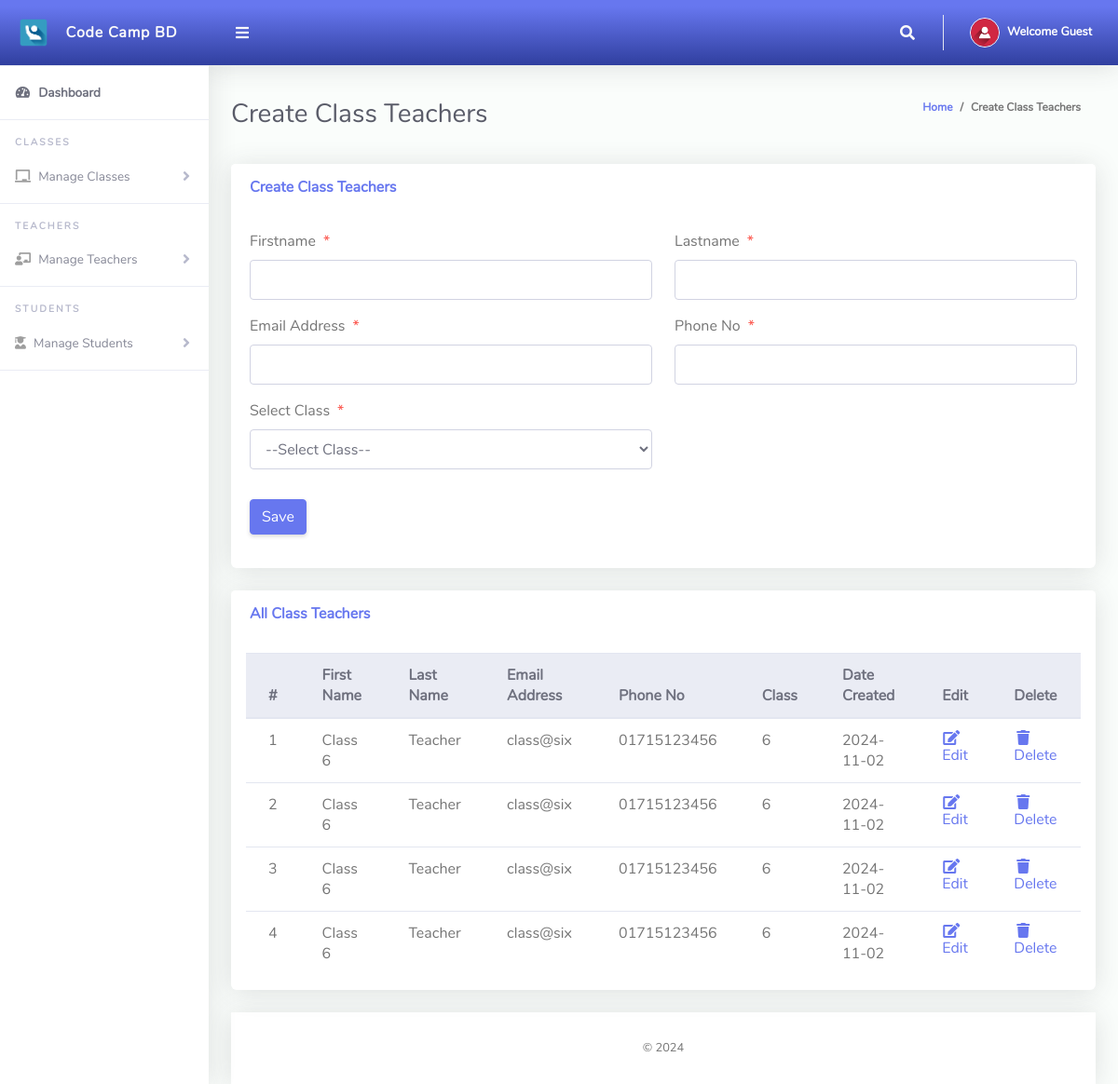
Screenshot of /Admin/createClassTeacher.php with the database file from the repository.
### tables this page shows
CREATE TABLE `tblclassteacher` (
  `Id` int(10) NOT NULL,
  `firstName` varchar(255) NOT NULL,
  `lastName` varchar(255) NOT NULL,
  `emailAddress` varchar(255) NOT NULL,
  `password` varchar(255) NOT NULL,
  `phoneNo` varchar(50) NOT NULL,
  `classId` varchar(10) NOT NULL,
  `classArmId` varchar(10) NOT NULL,
  `dateCreated` varchar(50) NOT NULL
);

CREATE TABLE `tblclass` (
  `Id` int(10) NOT NULL,
  `className` varchar(255) NOT NULL
);

### Includes/dbcon.php (called while the page is built, shortened)
<?php
$conn = [];
?>

### Admin/createClassTeacher.php (the view, shortened to what this page needs)
<?php
include '../Includes/dbcon.php';
$allClasses = [];
$databases = ['sas_six', 'sas_seven', 'sas_eight', 'sas_other'];
foreach ($databases as $dbKey) {
  $query = "SELECT c.*, ca.classArmName, ca.isAssigned FROM tblclass c LEFT JOIN tblclassarms ca ON c.Id = ca.classId";
  $result = $conn[$dbKey]->query($query);
  while ($row = $result->fetch_assoc()) {
    $row['dbKey'] = $dbKey;
    $allClasses[] = $row;
  }
}
?>
<!DOCTYPE html>
<html lang="en">
<head>
  <link href="../vendor/fontawesome-free/css/all.min.css" rel="stylesheet" type="text/css">
  <link href="../vendor/bootstrap/css/bootstrap.min.css" rel="stylesheet" type="text/css">
  <link href="css/ruang-admin.min.css" rel="stylesheet">
</head>
<body id="page-top">
  <div id="wrapper">
    <?php include "Includes/sidebar.php"; ?>
    <div id="content-wrapper" class="d-flex flex-column">
      <div id="content">
        <?php include "Includes/topbar.php"; ?>
        <div class="container-fluid" id="container-wrapper">
          <div class="d-sm-flex align-items-center justify-content-between mb-4">
            <h1 class="h3 mb-0 text-gray-800">Create Class Teachers</h1>
            <ol class="breadcrumb">
              <li class="breadcrumb-item"><a href="./">Home</a></li>
              <li class="breadcrumb-item active" aria-current="page">Create Class Teachers</li>
            </ol>
          </div>
          <div class="row">
            <div class="col-lg-12">
              <div class="card mb-4">
                <div class="card-header py-3 d-flex flex-row align-items-center justify-content-between">
                  <h6 class="m-0 font-weight-bold text-primary">Create Class Teachers</h6>
                </div>
                <div class="card-body">
                  <form method="post">
                    <div class="form-group row mb-3">
                      <div class="col-xl-6">
                        <label class="form-control-label">Firstname<span class="text-danger ml-2">*</span></label>
                        <input type="text" class="form-control" required name="firstName" value="<?php echo isset($row['firstName']) ? $row['firstName'] : ''; ?>" id="exampleInputFirstName">
                      </div>
                      <div class="col-xl-6">
                        <label class="form-control-label">Lastname<span class="text-danger ml-2">*</span></label>
                        <input type="text" class="form-control" required name="lastName" value="<?php echo isset($row['lastName']) ? $row['lastName'] : ''; ?>" id="exampleInputFirstName">
                      </div>
                    </div>
                    <div class="form-group row mb-3">
                      <div class="col-xl-6">
                        <label class="form-control-label">Email Address<span class="text-danger ml-2">*</span></label>
                        <input type="email" class="form-control" required name="emailAddress" value="<?php echo isset($row['emailAddress']) ? $row['emailAddress'] : ''; ?>" id="exampleInputFirstName">
                      </div>
                      <div class="col-xl-6">
                        <label class="form-control-label">Phone No<span class="text-danger ml-2">*</span></label>
                        <input type="text" class="form-control" name="phoneNo" value="<?php echo isset($row['phoneNo']) ? $row['phoneNo'] : ''; ?>" id="exampleInputFirstName">
                      </div>
                    </div>
                    <div class="form-group row mb-3">
                      <div class="col-xl-6">
                        <label class="form-control-label">Select Class<span class="text-danger ml-2">*</span></label>
                        <select required name="classId" class="form-control mb-3" id="classId" onchange="updateDbKey()">
                          <option value="">--Select Class--</option>
                        </select>
                      </div>
                    </div>
                    <?php
                    if (isset($Id)) {
                    ?>
                      <button type="submit" name="update" class="btn btn-warning">Update</button>
                      &nbsp;&nbsp;&nbsp;&nbsp;&nbsp;&nbsp;&nbsp;&nbsp;&nbsp;&nbsp;
                    <?php
                    } else {
                    ?>
                      <button type="submit" name="save" class="btn btn-primary">Save</button>
                    <?php
                    }
                    ?>
                  </form>
                </div>
              </div>
              <div class="row">
                <div class="col-lg-12">
                  <div class="card mb-4">
                    <div class="card-header py-3 d-flex flex-row align-items-center justify-content-between">
                      <h6 class="m-0 font-weight-bold text-primary">All Class Teachers</h6>
                    </div>
                    <div class="table-responsive p-3">
                      <table class="table align-items-center table-flush table-hover" id="dataTableHover">
                        <thead class="thead-light">
                          <tr>
                            <th>#</th>
                            <th>First Name</th>
                            <th>Last Name</th>
                            <th>Email Address</th>
                            <th>Phone No</th>
                            <th>Class</th>
                            <th>Date Created</th>
                            <th>Edit</th>
                            <th>Delete</th>
                          </tr>
                        </thead>
                        <tbody>
                          <?php
                          $sn = 0;
                          foreach ($databases as $dbKey) {
                            $query = "
                                SELECT
                                    tblclassteacher.Id,
                                    tblclass.className,
                                    tblclassteacher.firstName,
                                    tblclassteacher.lastName,
                                    tblclassteacher.emailAddress,
                                    tblclassteacher.phoneNo,
                                    tblclassteacher.dateCreated
                                FROM tblclassteacher
                                INNER JOIN tblclass ON tblclass.Id = tblclassteacher.classId
                            ";
                            if ($stmt = $conn[$dbKey]->prepare($query)) {
                              $stmt->execute();
                              $result = $stmt->get_result();
                              if ($result->num_rows > 0) {
                                while ($rows = $result->fetch_assoc()) {
                                  $sn++;
                                  echo "
                                        <tr>
                                            <td>$sn</td>
                                            <td>{$rows['firstName']}</td>
                                            <td>{$rows['lastName']}</td>
                                            <td>{$rows['emailAddress']}</td>
                                            <td>{$rows['phoneNo']}</td>
                                            <td>{$rows['className']}</td>
                                            <td>{$rows['dateCreated']}</td>
                                            <td><a href='?action=edit&Id={$rows['Id']}&dbKey=$dbKey'><i class='fas fa-fw fa-edit'></i>Edit</a></td>
                                            <td><a href='?action=delete&Id={$rows['Id']}&dbKey=$dbKey' onclick='return confirm(\"Are you sure you want to delete this record?\");'><i class='fas fa-fw fa-trash'></i>Delete</a></td>
                                        </tr>";
                                }
                              } else {
                                echo "<tr><td colspan='9' class='text-center'>No Record Found in $dbKey!</td></tr>";
                              }
                            }
                          }
                          ?>
                        </tbody>
                      </table>
                    </div>
                  </div>
                </div>
              </div>
            </div>
          </div>
          <?php include "Includes/footer.php"; ?>
        </div>
      </div>
</body>
</html>

### rows the page displays
tblclassteacher: firstName "Class 6", lastName "Teacher", emailAddress "class@six", phoneNo "01715123456", classId.className "6", dateCreated "2024-11-02"

### other values shown
$fullName "Guest"
